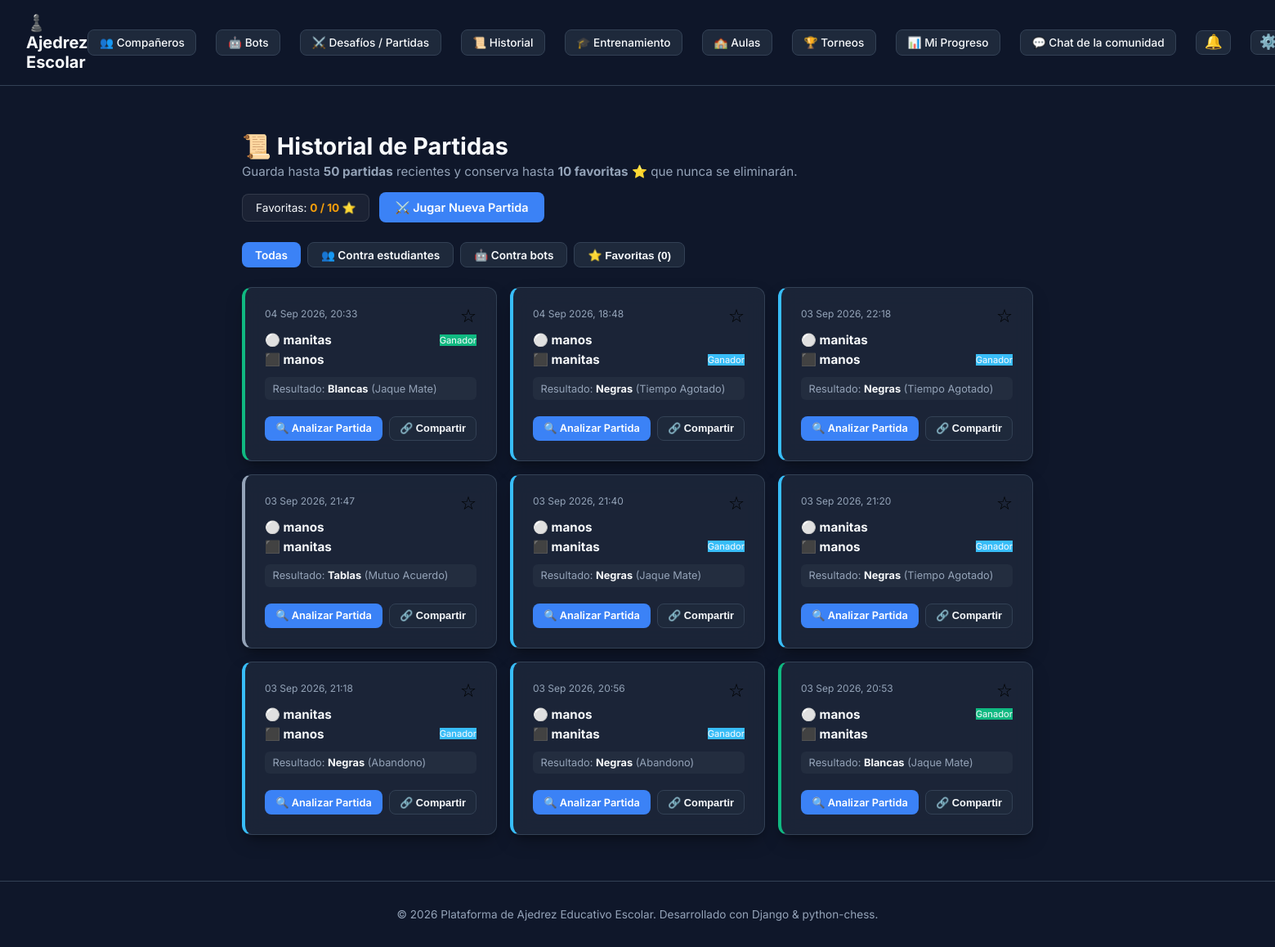
Page /games/history/ (signed in) on the committed database.
### apps/games/models.py (models this page shows, shortened)
class Game(models.Model):
    class Status(models.TextChoices):
        IN_PROGRESS = 'IN_PROGRESS', 'En juego'
        FINISHED = 'FINISHED', 'Finalizada'
        ABANDONED = 'ABANDONED', 'Abandonada'
    class Winner(models.TextChoices):
        WHITE = 'WHITE', 'Blancas'
        BLACK = 'BLACK', 'Negras'
        DRAW = 'DRAW', 'Tablas'
    class FinishReason(models.TextChoices):
        CHECKMATE = 'CHECKMATE', 'Jaque Mate'
        STALEMATE = 'STALEMATE', 'Tablas por Ahogado'
        TIMEOUT = 'TIMEOUT', 'Tiempo Agotado'
        RESIGNATION = 'RESIGNATION', 'Abandono'
        AGREEMENT = 'AGREEMENT', 'Mutuo Acuerdo'
        DRAW_RULES = 'DRAW_RULES', 'Tablas por Regla (50 jugadas/Repetición/Insuficiencia)'
        INSUFFICIENT_MATERIAL = 'INSUFFICIENT_MATERIAL', 'Material Insuficiente'
        REPETITION = 'REPETITION', 'Repetición de Posición'
    class Turn(models.TextChoices):
        WHITE = 'WHITE', 'Blancas'
        BLACK = 'BLACK', 'Negras'
    id = models.UUIDField(primary_key=True, default=uuid.uuid4, editable=False)
    white_player = models.ForeignKey(
        settings.AUTH_USER_MODEL,
        on_delete=models.CASCADE,
        related_name='games_as_white'
    )
    black_player = models.ForeignKey(
        settings.AUTH_USER_MODEL,
        on_delete=models.CASCADE,
        related_name='games_as_black'
    )
    status = models.CharField(
        max_length=20,
        choices=Status.choices,
        default=Status.IN_PROGRESS
    )
    winner = models.CharField(
        max_length=10,
        choices=Winner.choices,
        null=True,
        blank=True
    )
    finish_reason = models.CharField(
        max_length=30,
        choices=FinishReason.choices,
        null=True,
        blank=True
    )
    fen_current = models.CharField(
        max_length=100,
        default=chess.STARTING_FEN
    )
    pgn_history = models.TextField(blank=True, default='')
    time_control_minutes = models.IntegerField(default=10)
    time_control_increment = models.IntegerField(default=0)
    white_time_left_ms = models.IntegerField(default=600000) # 10 mins in ms
    black_time_left_ms = models.IntegerField(default=600000)
    clock_started = models.BooleanField(default=False)
    last_move_at = models.DateTimeField(default=timezone.now)
    turn = models.CharField(
        max_length=5,
        choices=Turn.choices,
        default=Turn.WHITE
    )
    is_competitive = models.BooleanField(default=True)
    rating_processed = models.BooleanField(default=False)
    vs_bot = models.BooleanField(default=False, db_index=True)
    share_token = models.UUIDField(default=uuid.uuid4, editable=False)
    is_public = models.BooleanField(default=False)
    created_at = models.DateTimeField(auto_now_add=True)
    updated_at = models.DateTimeField(auto_now=True)
    @classmethod
    def prune_user_history(cls, user, limit=50):
        user_games = cls.objects.filter(
            models.Q(white_player=user) | models.Q(black_player=user),
            status=cls.Status.FINISHED
        ).order_by('-created_at')
        favorited_game_ids = set(
            GameFavorite.objects.filter(user=user).values_list('game_id', flat=True)
        )
        non_fav_count = 0
        games_to_delete = []
        for game in user_games:
            if game.id in favorited_game_ids:
                continue
            non_fav_count += 1
            if non_fav_count > limit:
                games_to_delete.append(game.id)
        if games_to_delete:
            cls.objects.filter(id__in=games_to_delete).delete()

### apps/accounts/models.py (models this page shows, shortened)
class CustomUser(AbstractUser):
    class Role(models.TextChoices):
        ADMIN = 'ADMIN', 'Administrador'
        TEACHER = 'TEACHER', 'Docente'
        STUDENT = 'STUDENT', 'Estudiante'
        BOT = 'BOT', 'Bot'
    role = models.CharField(
        max_length=10,
        choices=Role.choices,
        default=Role.STUDENT,
        verbose_name="Rol de usuario"
    )
    elo_rating = models.IntegerField(default=1200, verbose_name="Puntuación ELO")
    bio = models.TextField(blank=True, verbose_name="Biografía")
    @property
    def rank(self):
        from apps.ratings.elo import rank_for_elo
        return rank_for_elo(self.elo_rating)
    @property
    def display_name(self):
        if self.role == self.Role.BOT:
            from apps.bots.models import Bot
            try:
                return self.bot_profile.display_name
            except Bot.DoesNotExist:
                pass
        return self.username
    @property
    def is_bot_account(self):
        return self.role == self.Role.BOT

### apps/games/views.py (the view)
# urls.py: path('history/', GameHistoryView.as_view(), name='game_history'),
class GameHistoryView(LoginRequiredMixin, ListView):
    model = Game
    template_name = 'games/game_history.html'
    context_object_name = 'games'
    FILTER_CHOICES = {'all', 'human', 'bot'}
    def get_queryset(self):
        user = self.request.user
        Game.prune_user_history(user, limit=50)
        queryset = Game.objects.filter(
            models.Q(white_player=user) | models.Q(black_player=user),
            status=Game.Status.FINISHED
        ).select_related('white_player', 'black_player').order_by('-created_at')
        self.history_filter = self.request.GET.get('filter', 'all')
        if self.history_filter not in self.FILTER_CHOICES:
            self.history_filter = 'all'
        if self.history_filter == 'human':
            queryset = queryset.filter(vs_bot=False)
        elif self.history_filter == 'bot':
            queryset = queryset.filter(vs_bot=True)
        return queryset[:50]
    def get_context_data(self, **kwargs):
        context = super().get_context_data(**kwargs)
        user = self.request.user
        from .models import GameFavorite
        fav_game_ids = set(GameFavorite.objects.filter(user=user).values_list('game_id', flat=True))
        context['favorite_ids'] = fav_game_ids
        context['favorite_count'] = len(fav_game_ids)
        context['history_filter'] = getattr(self, 'history_filter', 'all')
        return context

### apps/personalization/context_processors.py (called while the page is built)
def chess_appearance(request):
    user = getattr(request, 'user', None)
    piece_set, board_theme, is_custom = resolve_user_appearance(user)
    return {
        'user_piece_set': piece_set,
        'user_board_theme': board_theme,
        'is_custom_appearance': is_custom,
        'chess_piece_sets': PIECE_SETS,
        'chess_board_themes': BOARD_THEMES,
    }

### apps/personalization/models.py (called while the page is built)
    @classmethod
    def get_solo(cls):
        obj, _ = cls.objects.get_or_create(id=1)
        return obj

### apps/ratings/elo.py (called while the page is built)
def rank_for_elo(elo: int) -> PlayerRank:
    for rank in reversed(_RANKS_DESC):
        if elo >= rank.min_elo:
            return rank
    return PlayerRank.NOVATO

    @property
    def label(self) -> str:
        return self.value[0]

    @property
    def min_elo(self) -> int:
        return self.value[1]

### templates/games/game_history.html (shortened to what this page needs)
{% extends 'base.html' %}
{% block content %}
<div style="max-width: 1000px; margin: 0 auto; padding: 1.5rem 1rem;">
    <div style="display: flex; justify-content: space-between; align-items: center; margin-bottom: 1.5rem; flex-wrap: wrap; gap: 1rem;">
        <div>
            <h1 style="margin: 0; font-size: 1.8rem; color: #f8fafc;">📜 Historial de Partidas</h1>
            <p style="color: var(--text-secondary); margin: 0.25rem 0 0 0; font-size: 0.95rem;">
                Guarda hasta <strong>50 partidas</strong> recientes y conserva hasta <strong>10 favoritas</strong> ⭐ que nunca se eliminarán.
            </p>
        </div>
        <div style="display: flex; gap: 0.75rem; align-items: center;">
            <div style="background: rgba(255,255,255,0.05); padding: 0.5rem 1rem; border-radius: 8px; border: 1px solid rgba(255,255,255,0.1); font-size: 0.85rem;">
                Favoritas: <strong id="fav-counter" style="color: #f59e0b;">{{ favorite_count }} / 10 ⭐</strong>
            </div>
            <a href="{% url 'challenges_list' %}" class="btn btn-primary" style="font-size: 0.9rem;">⚔️ Jugar Nueva Partida</a>
        </div>
    </div>
    <div style="display: flex; gap: 0.5rem; margin-bottom: 1.5rem; flex-wrap: wrap;">
        <a href="{% url 'game_history' %}" class="btn {% if history_filter == 'all' %}btn-primary{% else %}btn-secondary{% endif %}" style="padding: 0.4rem 1rem; font-size: 0.85rem;">Todas</a>
        <a href="?filter=human" class="btn {% if history_filter == 'human' %}btn-primary{% else %}btn-secondary{% endif %}" style="padding: 0.4rem 1rem; font-size: 0.85rem;">👥 Contra estudiantes</a>
        <a href="?filter=bot" class="btn {% if history_filter == 'bot' %}btn-primary{% else %}btn-secondary{% endif %}" style="padding: 0.4rem 1rem; font-size: 0.85rem;">🤖 Contra bots</a>
        <button id="filter-fav-btn" class="btn btn-secondary" onclick="filterGames('fav')" style="padding: 0.4rem 1rem; font-size: 0.85rem;">⭐ Favoritas ({{ favorite_count }})</button>
    </div>
    <div id="games-grid" style="display: grid; grid-template-columns: repeat(auto-fill, minmax(300px, 1fr)); gap: 1rem;">
        {% for game in games %}
        <div class="card game-card {% if game.id in favorite_ids %}is-favorite{% endif %}" data-is-fav="{% if game.id in favorite_ids %}true{% else %}false{% endif %}" style="display: flex; flex-direction: column; justify-content: space-between; border-left: 4px solid {% if game.winner == 'WHITE' %}#10b981{% elif game.winner == 'BLACK' %}#38bdf8{% else %}#94a3b8{% endif %};">
            <div>
                <div style="display: flex; justify-content: space-between; align-items: flex-start; margin-bottom: 0.5rem;">
                    <span style="font-size: 0.75rem; color: var(--text-secondary);">{{ game.created_at|date:"d M Y, H:i" }}</span>
                    <button class="btn-fav-toggle" data-game-id="{{ game.id }}" style="background: none; border: none; font-size: 1.4rem; cursor: pointer; padding: 0; line-height: 1;" title="Marcar como Favorita (Máx. 10)">
                        {% if game.id in favorite_ids %}⭐{% else %}☆{% endif %}
                    </button>
                </div>
                <div style="margin-bottom: 0.75rem;">
                    <div style="display: flex; align-items: center; justify-content: space-between; margin-bottom: 0.3rem;">
                        <span style="font-weight: 700; color: #f8fafc; font-size: 0.95rem;">⚪ {{ game.white_player.display_name }}{% if game.white_player.is_bot_account %} 🤖{% endif %}</span>
                        {% if game.winner == 'WHITE' %}<span class="badge" style="background: #10b981; font-size: 0.7rem;">Ganador</span>{% endif %}
                    </div>
                    <div style="display: flex; align-items: center; justify-content: space-between;">
                        <span style="font-weight: 700; color: #f8fafc; font-size: 0.95rem;">⬛ {{ game.black_player.display_name }}{% if game.black_player.is_bot_account %} 🤖{% endif %}</span>
                        {% if game.winner == 'BLACK' %}<span class="badge" style="background: #38bdf8; font-size: 0.7rem;">Ganador</span>{% endif %}
                    </div>
                </div>
                <div style="background: rgba(255,255,255,0.04); padding: 0.4rem 0.6rem; border-radius: 6px; font-size: 0.8rem; color: var(--text-secondary); margin-bottom: 0.75rem;">
                    Resultado: <strong style="color: #f8fafc;">{{ game.get_winner_display }}</strong> ({{ game.get_finish_reason_display }})
                </div>
            </div>
            <div style="display: flex; gap: 0.5rem; margin-top: 0.5rem;">
                <a href="{% url 'create_game_analysis_job' game.id %}" class="btn btn-primary" style="flex: 1; font-size: 0.8rem; padding: 0.4rem; text-align: center;">
                    🔍 Analizar Partida
                </a>
                <button class="btn btn-secondary btn-share-game" data-share-url="{{ request.scheme }}://{{ request.get_host }}/games/share/{{ game.share_token }}/" style="font-size: 0.8rem; padding: 0.4rem 0.75rem;" title="Compartir Enlace">
                    🔗 Compartir
                </button>
            </div>
        </div>
        {% endfor %}
    </div>
</div>
{% endblock %}

### static/css/styles.css (style rules this page uses)
:root { --bg-primary: #0f172a; --bg-surface: #1e293b; --bg-card: rgba(30, 41, 59, 0.8); --border-color: #334155; --text-primary: #f8fafc; --text-secondary: #94a3b8; --accent-color: #3b82f6; --accent-hover: #2563eb; --success-color: #10b981; --danger-color: #ef4444; --warning-color: #f59e0b; --board-light: #e8edf2; --board-dark: #6884ab; --board-frame: #2a3547; --highlight-selected: rgba(232, 176, 64, 0.42); --highlight-last: rgba(214, 177, 70, 0.48); --highlight-hover: rgba(255, 255, 255, 0.10); --highlight-hover-light: rgba(0, 0, 0, 0.06); --legal-dot: rgba(20, 20, 20, 0.28); --legal-capture: rgba(239, 68, 68, 0.42); --check-fill: rgba(239, 68, 68, 0.45); --checkmate-fill: rgba(185, 28, 28, 0.65); --clock-active: #d8eccf; --clock-low: #f3c4b8; --radius-lg: 12px; --radius-md: 8px; --shadow-lg: 0 10px 25px -5px rgba(0, 0, 0, 0.3), 0 8px 10px -6px rgba(0, 0, 0, 0.3); }
[data-board-theme="classic"] { --board-light: #e8edf2; --board-dark: #6884ab; --board-frame: #2a3547; }
* { box-sizing: border-box; margin: 0; padding: 0; }
body { font-family: 'Inter', system-ui, -apple-system, BlinkMacSystemFont, 'Segoe UI', Roboto, sans-serif; background-color: var(--bg-primary); color: var(--text-primary); min-height: 100vh; display: flex; flex-direction: column; }
.card { background: var(--bg-card); backdrop-filter: blur(12px); border: 1px solid var(--border-color); border-radius: var(--radius-lg); padding: 1.5rem; box-shadow: var(--shadow-lg); }
.btn { display: inline-flex; align-items: center; justify-content: center; gap: 0.5rem; padding: 0.6rem 1.2rem; border-radius: var(--radius-md); font-weight: 600; font-size: 0.9rem; cursor: pointer; border: none; transition: all 0.2s ease; text-decoration: none; }
.btn-primary { background-color: var(--accent-color); color: white; }
.btn-secondary { background-color: var(--bg-surface); color: var(--text-primary); border: 1px solid var(--border-color); }

### rows in the picture
Game: created_at "04 Sep 2026, 20:33", white_player.display_name "manitas", shows "Ganador", black_player.display_name "manos", winner "Blancas", finish_reason "Jaque Mate"
Game: created_at "04 Sep 2026, 18:48", white_player.display_name "manos", black_player.display_name "manitas", shows "Ganador", winner "Negras", finish_reason "Tiempo Agotado"
Game: created_at "03 Sep 2026, 22:18", white_player.display_name "manitas", black_player.display_name "manos", shows "Ganador", winner "Negras", finish_reason "Tiempo Agotado"
Game: created_at "03 Sep 2026, 21:47", white_player.display_name "manos", black_player.display_name "manitas", winner "Tablas", finish_reason "Mutuo Acuerdo"
Game: created_at "03 Sep 2026, 21:40", white_player.display_name "manos", black_player.display_name "manitas", shows "Ganador", winner "Negras", finish_reason "Jaque Mate"
Game: created_at "03 Sep 2026, 21:20", white_player.display_name "manitas", black_player.display_name "manos", shows "Ganador", winner "Negras", finish_reason "Tiempo Agotado"
Game: created_at "03 Sep 2026, 21:18", white_player.display_name "manitas", black_player.display_name "manos", shows "Ganador", winner "Negras", finish_reason "Abandono"
Game: created_at "03 Sep 2026, 20:56", white_player.display_name "manos", black_player.display_name "manitas", shows "Ganador", winner "Negras", finish_reason "Abandono"
Game: created_at "03 Sep 2026, 20:53", white_player.display_name "manos", shows "Ganador", black_player.display_name "manitas", winner "Blancas", finish_reason "Jaque Mate"

### other values in the picture
{{ favorite_count }} "0"
